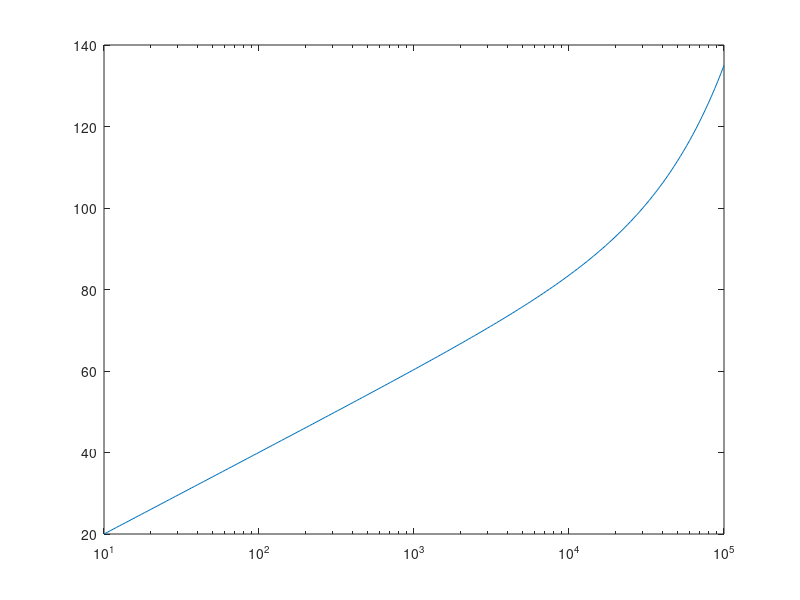

Source code (MATLAB): (Note: this script raises an error after producing the figure.)
% Активный сонар
% SL − 2TL + TS − (NL − DI) ≥ DT

SL = 220; TS = 10; NL = 60; DI = 20;
DT = 5;
TLok = (SL + TS - NL - DI + DT)/2;
r = logspace(1, 5, 200);
TLs = 20*log10(r) + 0.35*r/1000;
figure;
semilogx(r, TLs);
hold on;
yline(TLok, 'r--');
hold off;
title('Active sonar budget'); xlabel('r м'); ylabel('TL дБ'); grid on;

%{
@play
{
 "title": "Активный сонар",
 "groups": [
  {
   "name": "Бюджет",
   "controls": [
    {
     "var": "SL",
     "label": "SL дБ",
     "min": 180,
     "max": 240,
     "step": 5,
     "default": 220
    },
    {
     "var": "TS",
     "label": "TS дБ",
     "min": -10,
     "max": 30,
     "step": 5,
     "default": 10
    },
    {
     "var": "NL",
     "label": "NL дБ",
     "min": 40,
     "max": 80,
     "step": 5,
     "default": 60
    }
   ]
  }
 ]
}
%}
